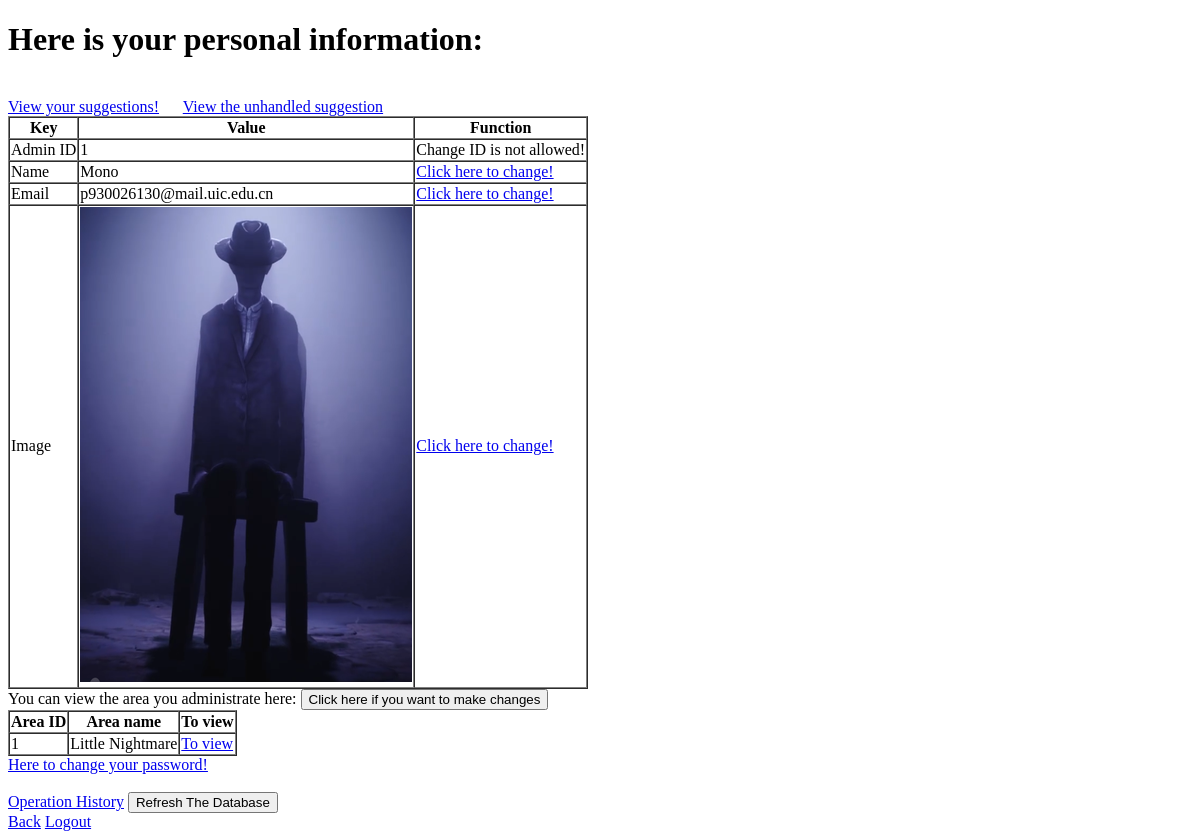
/USFP/Admin/adminInfor/ (signed in), run on an earlier commit of the app's database.
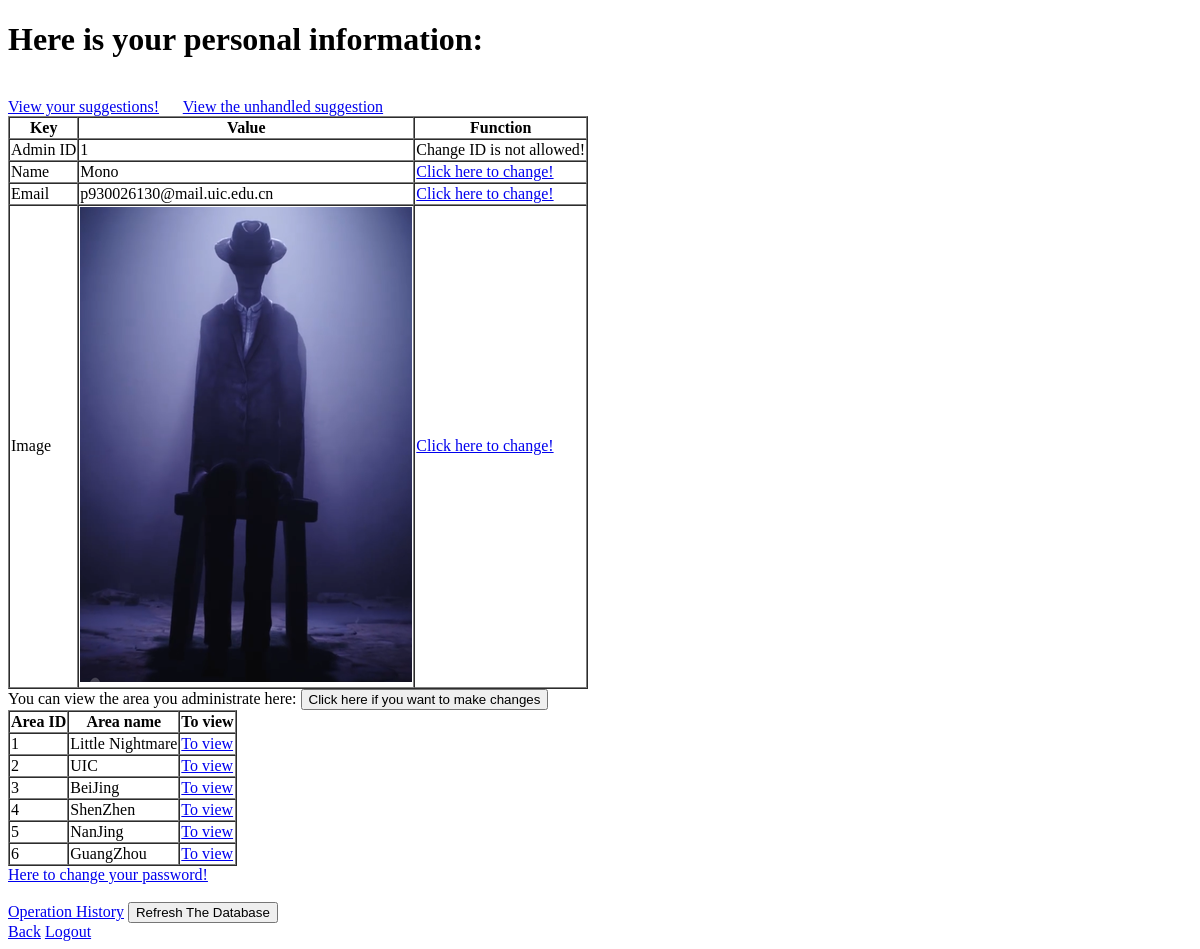
And on a later commit of the database.
### USFP/models.py (models this page shows, shortened)
class Area(models.Model):
    areaID = models.AutoField(primary_key=True, )
    areaName = models.CharField(max_length=20, null=False, blank=False, unique=True)
    areaStart = models.DateTimeField(auto_now_add=True,null=False, blank=False)
    isDelete = models.BooleanField(null=False, blank=False, default=False)
    deleteDate = models.DateTimeField(blank=True, null=True)
    object = ReDefinedManager()
    objects = models.Manager()
    class Meta:
        db_table = 'Area'

### USFP/myAdmin.py (the view, shortened to what this page needs)
# urls.py: url(r'^Admin/adminInfor/adminViewOperations/#areaOperationNum=(?P<areaOperationNum>\d*)&userOperationNum=('
def adminInfor(request):
    try:
        admin = CommonUser.objects.get(commonUserID=request.session["commonUserID"])
    except KeyError:
        return HttpResponseRedirect(reverse("welcome", args=(1,)))
    adminArea = admin.VerifiedUser.adminArea.filter(isDelete=False)
    if request.method == "GET":
        return render(request, "Admin/adminInfor.html",
                      {"admin": admin, "areaSet": adminArea,
                       "areaIDs_js": json.dumps(list(adminArea.values("areaID")))})

### USFP/models.py (called while the page is built)
    def get_queryset(self):
        return models.Manager.get_queryset(self).filter(isDelete=False)

### templates/Admin/adminInfor.html (shortened to what this page needs)
<!DOCTYPE html>
<html lang="en">
<head>
    <link rel="stylesheet" type="text/css" href="/static/CSS/Admin/adminInfor.css">
</head>
<body>
<h1>Here is your personal information:</h1>
<br>
<a href="{% url 'USFP:userViewSuggestions' 1 %}">View your suggestions!</a>
<a href="{% url 'USFP:adminViewUnhandledSuggestion' 1 %}">View the unhandled suggestion</a>
<table border="1" cellspacing="0">
    <tr>
        <th>Key</th>
        <th>Value</th>
        <th>Function</th>
    </tr>
    <tr>
        <td>Admin ID</td>
        <td>{{ admin.commonUserID }}</td>
        <td>Change ID is not allowed!</td>
    </tr>
    <tr>
        <td>Name</td>
        <td>{{ admin.commonUserName }}</td>
        <td><a href="{% url 'USFP:adminChangeInfor' 'Name' %}">Click here to change!</a></td>
    </tr>
    <tr>
        <td>Email</td>
        <td>{{ admin.commonUserEmail }}</td>
        <td><a href="{% url 'USFP:adminChangeInfor' 'Email' %}">Click here to change!</a></td>
    </tr>
    <tr>
        <td>Image</td>
        <td><img src="/media/{{ admin.commonUserImage }}"/></td>
        <td><a href="{% url 'USFP:adminChangeInfor' 'Image' %}">Click here to change!</a></td>
    </tr>
</table>
You can view the area you administrate here:
<button onclick="showChange()" id="toChangeButton">Click here if you want to make changes</button>
<form action={% url "USFP:adminInfor" %} method="post" onsubmit=" return checked()">
    <table border="1" cellspacing="0">
        <tr>
            <th>
                Area ID
            </th>
            <th>
                Area name
            </th>
            <th>
                To view
            </th>
        </tr>
        {% for i in areaSet %}
            <tr>
                <td>
                    {{ i.areaID }}
                </td>
                <td>
                    {{ i.areaName }}
                </td>
                <td>
                    <a href="{% url 'USFP:adminViewArea' 1 i.areaID %}">To view</a>
                </td>
            </tr>
        {% endfor %}
    </table>
    <a href="{% url 'USFP:adminChangeInfor' 'Password' %}">Here to change your password!</a>
</form>
<br>
<a href="{% url 'USFP:adminViewOperations' 1 1 1%}">Operation History</a>
{% ifequal admin.commonUserID 1 %}
    <button onclick="toRefreshDB()">Refresh The Database</button>
{% endifequal %}
<br>
<a href="{% url 'welcome' %}">Back</a>
<a href="{% url 'welcome' 1 %}">Logout</a>
</body>
</html>

What changed in the data, as far as the page shows it:
now on this page (row edited): Area: areaID "2", areaName "UIC"
added Area: areaID "3", areaName "BeiJing"
added Area: areaID "4", areaName "ShenZhen"
added Area: areaID "5", areaName "NanJing"
added Area: areaID "6", areaName "GuangZhou"
